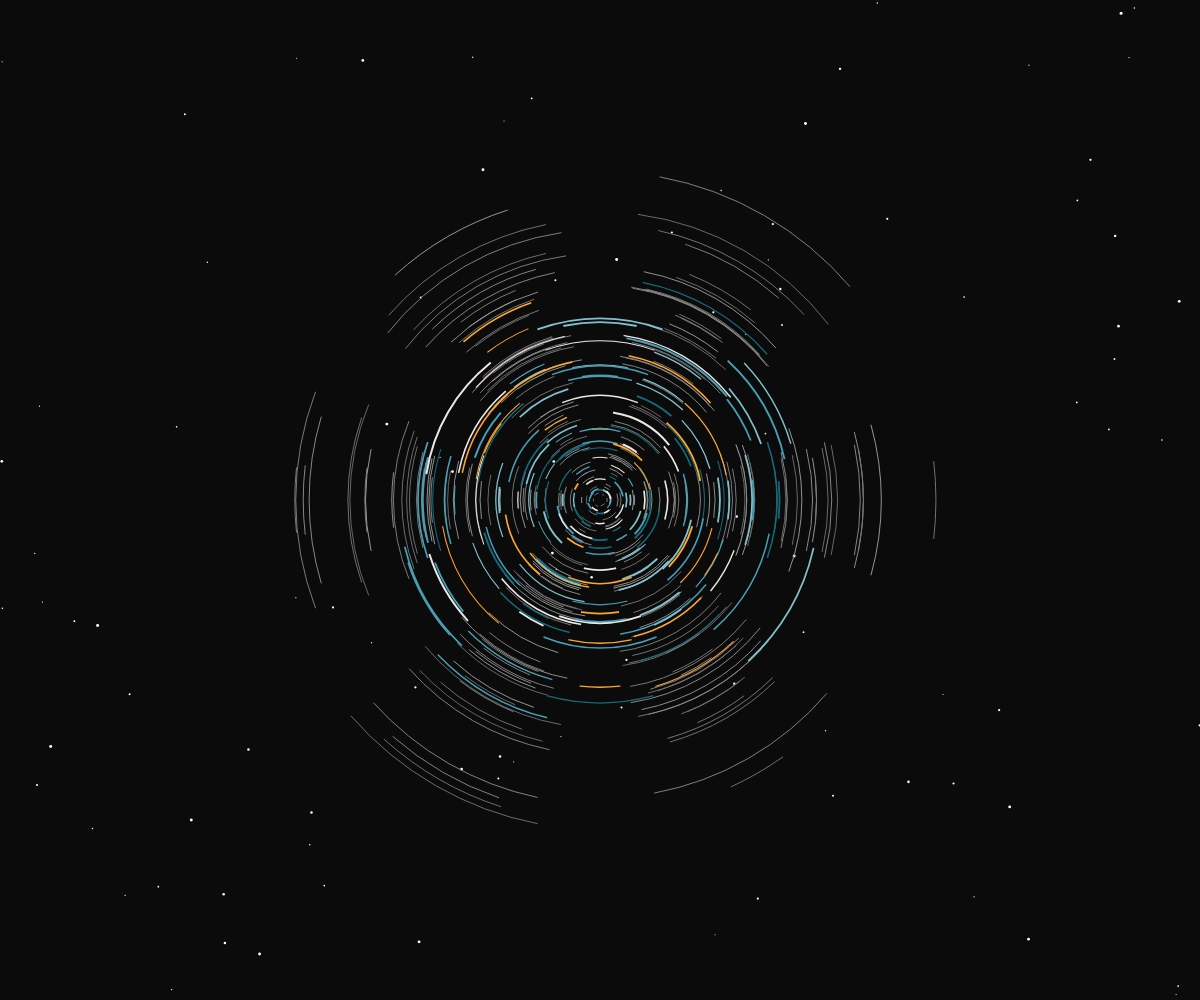
Frame 1 (no input)
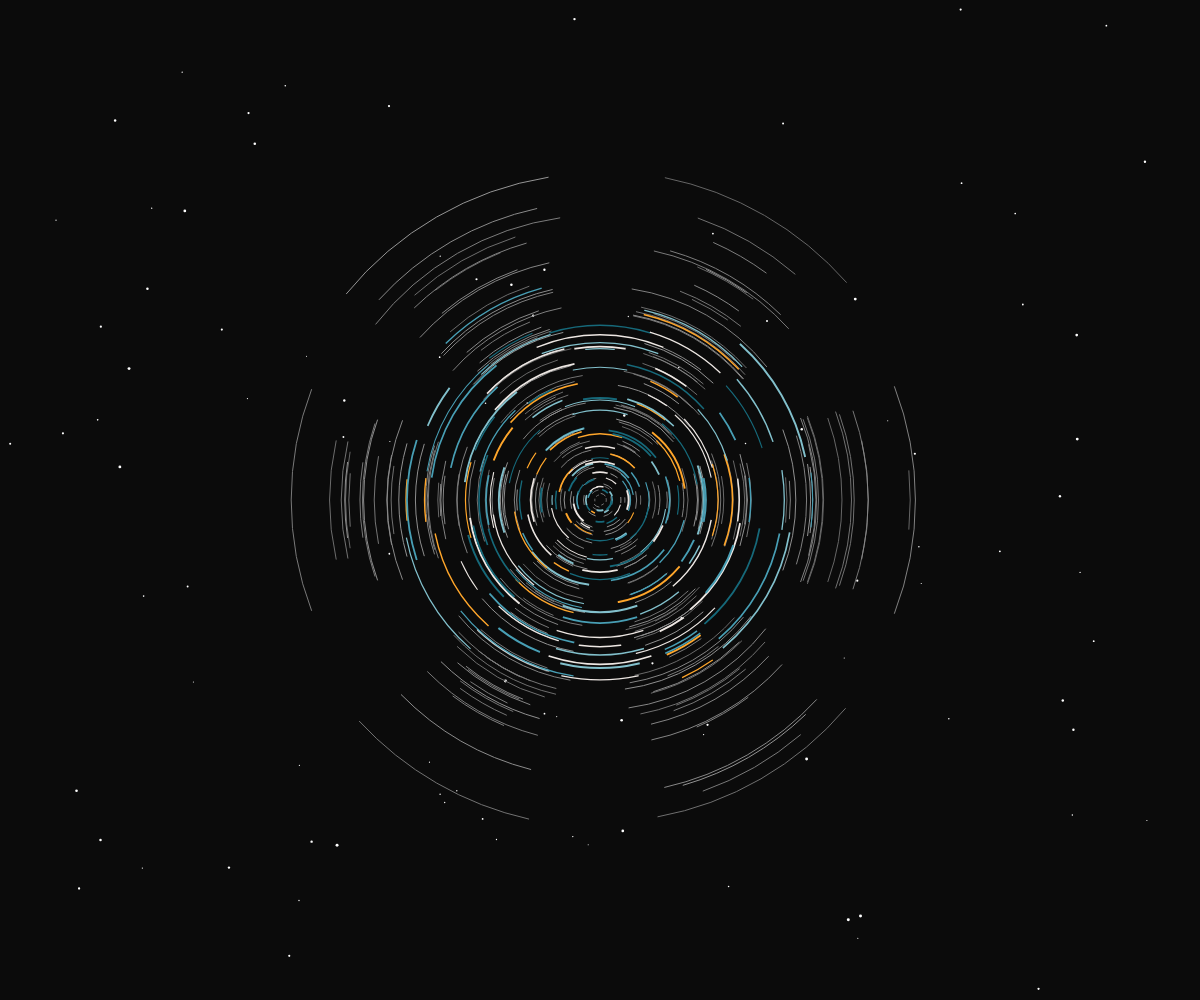
Frame 2 (the mouse pressed at the canvas centre, redrawn once)

The p5.js sketch that drew these frames (run headless with seeded random() and noise() and a simulated clock; the mouse was pressed at the canvas centre and the sketch redrawn once):

// p5.js sketch
// ── sketch.js
"use strict";
//==========
// p5.js

function setup(){
	createCanvas(windowWidth, windowHeight);
	noLoop();
}

function draw(){
	
	let colors = [];
	colors.push(color(22, 105, 122));
	colors.push(color(72, 159, 181));
	colors.push(color(130, 192, 204));
	colors.push(color(237, 231, 227));
	colors.push(color(255, 166, 43));

	background(11);
	angleMode(DEGREES);
	rectMode(CENTER);
	strokeCap(PROJECT);

	let len = colors.length;
	let cX = width / 2;
	let cY = height / 2;

	noStroke();

	for(let k=0; k<100; k++){
		let s = random(1, 3);
		let rX = random(width);
		let rY = random(height);
		fill(255);
		circle(rX, rY, s);
	}

	noFill();

	for(let i=0; i<6; i++){
		let d = i * 60;
		for(let j=45; 0<=j; j--){
			stroke(random(100, 150));
			strokeWeight(1);
			let p = random(10, 15);
			let w = random(10, 45);
			arc(cX, cY, j*p, j*p, d-w/2, d+w/2);
		}
	}

	for(let i=0; i<12; i++){
		let d = i * 30;
		for(let j=15; 0<=j; j--){
			let index = floor(random(len));
			stroke(colors[index]);
			let t = random(1, 2);
			strokeWeight(t);
			let p = random(20, 30);
			let w = random(10, 45);
			arc(cX, cY, j*p, j*p, d-w/2, d+w/2);
		}
	}
}
